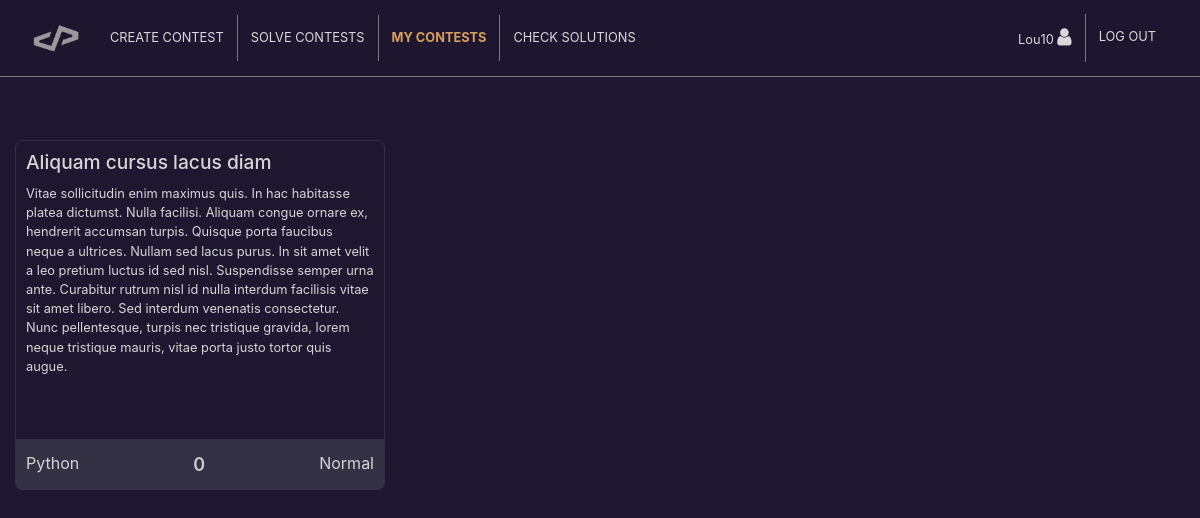
The app's page /my_contests.php (signed in), older data.
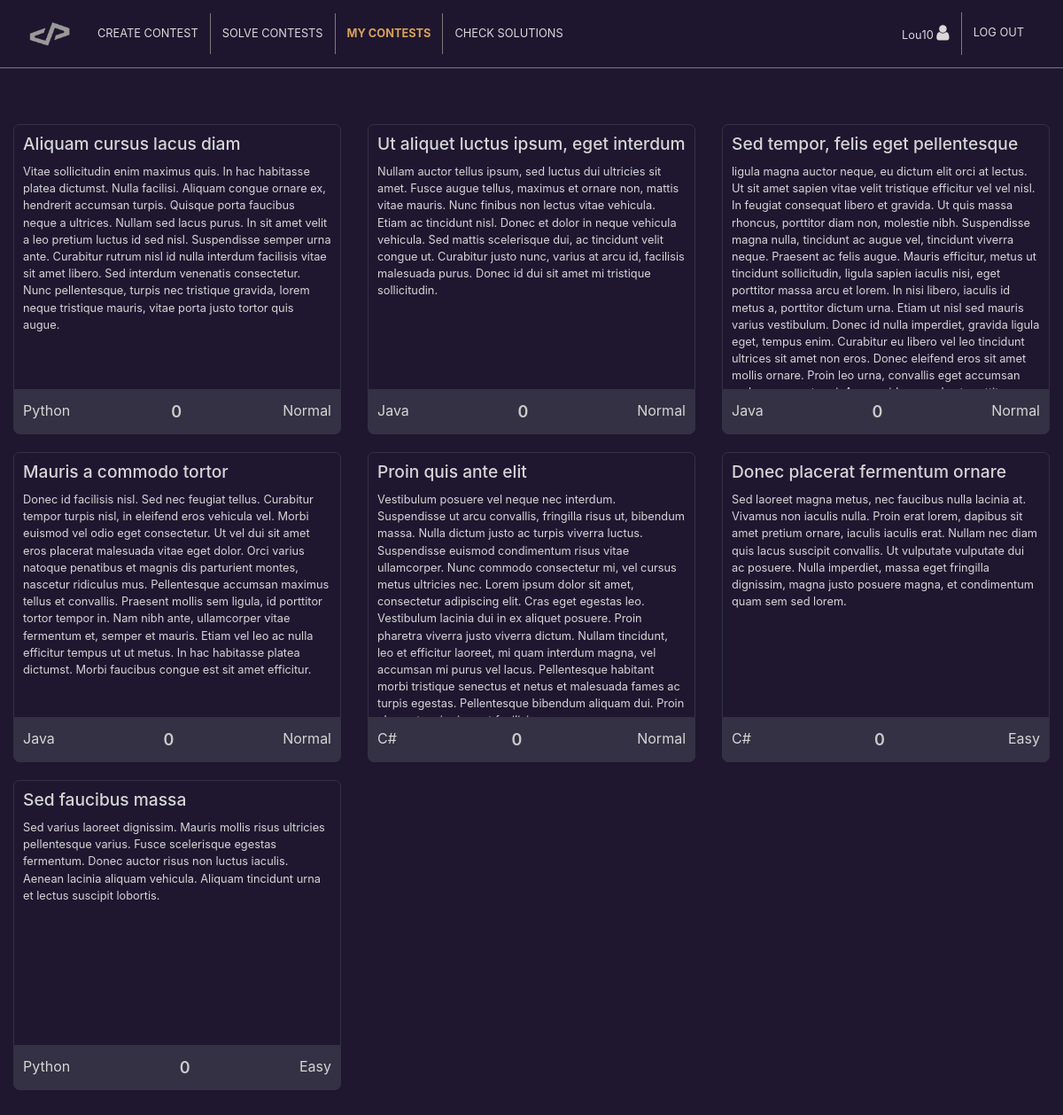
The same page, newer data.
### tables this page shows
CREATE TABLE IF NOT EXISTS `contests` (
  `id_contest` int(9) NOT NULL AUTO_INCREMENT,
  `title` varchar(40) NOT NULL,
  `description` varchar(1024) DEFAULT NULL,
  `language` varchar(15) NOT NULL,
  `difficulty` varchar(6) NOT NULL,
  `isclosed` tinyint(1) NOT NULL,
  `id_user` int(9) NOT NULL,
  PRIMARY KEY (`id_contest`),
  KEY `id_user` (`id_user`)
);

### assets/php/contests_p.php (the view, shortened to what this page needs)
<?php
require_once "db_config.php";
if (!showUserContests($connection, $_SESSION['id_user'])) {
	echo '<script language="javascript">';
	echo 'show_toast("Something wrong!")';
	echo '</script>';
}
function showUserContests($connection, $idUser)
{
	$sql = "SELECT contests.*, COUNT(solutions.id_contest) AS \"solutions\"
			FROM contests
			LEFT JOIN solutions ON contests.id_contest = solutions.id_contest
			WHERE contests.id_user = $idUser
			GROUP BY contests.id_contest";
	$result = mysqli_query($connection, $sql) or die(mysqli_error($connection));
	while ($record = mysqli_fetch_array($result, MYSQLI_ASSOC)) {
		echo "	<div class=\"col-sm-12 col-md-6 col-lg-6 col-xl-4\">
					<div class=\"small-description\">
						<h1>{$record['title']}</h1>
						<p>{$record['description']}</p>
					</div>
					<div class=\"d-flex justify-content-between small-description-details\">
						<p>{$record['language']}</p>
						<a data-toggle=\"tooltip\" data-bs-tooltip=\"\" href=\"solutions.php?c={$record['id_contest']}\" title=\"Number of Solutions\">{$record['solutions']}</a>
						<p>{$record['difficulty']}</p>
					</div>
				</div>";
	}
	return true;
}

### my_contests.php (shortened to what this page needs)
<!DOCTYPE html>
<html>
<head>
	<link rel="stylesheet" href="https://cdnjs.cloudflare.com/ajax/libs/twitter-bootstrap/4.4.1/css/bootstrap.min.css">
	<link rel="stylesheet" href="https://cdnjs.cloudflare.com/ajax/libs/font-awesome/4.7.0/css/font-awesome.min.css">
	<link rel="stylesheet" href="https://cdnjs.cloudflare.com/ajax/libs/material-design-icons/3.0.1/iconfont/material-icons.min.css">
	<link rel="stylesheet" href="assets/css/Login-Form-Dark.css">
	<link rel="stylesheet" href="assets/css/profile.css">
	<link rel="stylesheet" href="assets/css/styles.css">
</head>
<body>
	<nav class="navbar navbar-light navbar-expand-md fixed-top">
		<div class="container-fluid">
			<a class="navbar-brand" data-toggle="tooltip" data-bs-tooltip="" href="index.php" title="Home">
				<div></div>
			</a>
			<div class="collapse navbar-collapse" id="navcol-1">
				<ul class="nav navbar-nav flex-grow-1 justify-content-start">
					<li class="nav-item" role="presentation"><a class="nav-link" href="create_contest.php">CREATE CONTEST</a></li>
					<li class="nav-item" role="presentation"><a class="nav-link" href="solve_contests.php">SOLVE CONTESTS</a></li>
					<li class="nav-item" role="presentation"><a class="nav-link active">MY CONTESTS</a></li>
					<li class="nav-item no-right-border" role="presentation"><a class="nav-link" href="check_solutions.php">CHECK SOLUTIONS</a></li>
				</ul>
				<ul class="nav navbar-nav flex-grow-1 justify-content-end">
					<li class="nav-item" role="presentation">
						<a class="nav-link" data-toggle="tooltip" data-bs-tooltip="" href="user_profile.php" title="User Profile">
							<span id="user-name"><?php echo $_SESSION['username']; ?></span>
							<i class="fa fa-user user-profile"></i>
						</a>
					</li>
					<li class="nav-item no-right-border" role="presentation">
						<a class="nav-link" href="log_in.php?logout=1">LOG OUT</a>
					</li>
				</ul>
			</div>
		</div>
	</nav>
	<div class="container d-flex flex-column container-large" id="my-contests-list">
		<div class="row">
			<?php require 'assets/php/contests_p.php'; ?>
		</div>
	</div>
</body>
</html>

### assets/css/styles.css (style rules this page uses)
body { background-color: #1f1730; padding: 100px 0 30px 0; }
p { color: #d5d5d5; margin: 0; padding: 0; }
a { text-decoration: none; color: #cbcbcb; }
.container-large { margin-top: 20px; max-width: 1500px; }
.navbar-light .navbar-nav .nav-link { color: #d9d9d9; font-size: .8em; }
.navbar-light .navbar-nav .active>.nav-link, .navbar-light .navbar-nav .nav-link.active, .navbar-light .navbar-nav .nav-link.show, .navbar-light .navbar-nav .show>.nav-link { color: #d8a15a; font-weight: 700; }
.navbar-light .navbar-brand { color: #aeaeae; }
.navbar.navbar-light.navbar-expand-md { border-bottom: 1px solid #7a7a7a; }
.navbar.navbar-light.navbar-expand-md.fixed-top { background-color: rgba(31, 23, 48, 0.95); }
.nav-item { border-right: .5px solid #7a7a7a; padding: 5px; }
.nav-item.no-right-border { border: 0; }
.navbar-light .navbar-brand div { background: url("../../assets/img/logo-grey.png") no-repeat center center; background-size: contain; width: 50px; height: 50px; }
.fa.fa-user.user-profile { font-size: 20px; }
.small-description { color: #d5d5d5; width: 100%; padding: 10px; border: 1px solid #333143; border-radius: 7px 7px 0 0; font-size: .8em; height: 300px; overflow: auto; margin-top: 20px; }
.small-description h1 { font-size: 1.5em; margin-bottom: 10px; }
.small-description p { margin-bottom: 0px; }
.small-description-details { height: 50px; background-color: #333143; width: 100%; border: 1px solid #333143; border-radius: 0 0 7px 7px; padding: 10px; }
.small-description-details a { font-size: 18px; font-weight: 600; }

Row changes from the older to the newer data that the page shows:
added contests: title "Ut aliquet luctus ipsum, eget interdum", description "Nullam auctor tellus ipsum, sed luctus dui ultricies sit amet. Fusce augue tellus, maximus et ornare non, mattis vitae mauris. Nunc finibus non lectus vitae vehicula. Etiam ac tincidunt nisl. Donec et dolor in neque vehicula vehicula. Sed mattis scelerisque dui, ac tincidunt velit congue ut. Curabitur justo nunc, varius at arcu id, facilisis malesuada purus. Donec id dui sit amet mi tristique sollicitudin.", language "Java", solutions "0", difficulty "Normal"
added contests: title "Sed tempor, felis eget pellentesque", description "ligula magna auctor neque, eu dictum elit orci at lectus. Ut sit amet sapien vitae velit tristique efficitur vel vel nisl. In feugiat consequat libero et gravida. Ut quis massa rhoncus, porttitor diam non, molestie nibh. Suspendisse magna nulla, tincidunt ac augue vel, tincidunt viverra neque. Praesent ac felis augue. Mauris efficitur, metus ut tincidunt sollicitudin, ligula sapien iaculis nisi, eget porttitor massa arcu et lorem. In nisi libero, iaculis id metus a, porttitor dictum urna. Etiam ut nisl sed mauris varius vestibulum. Donec id nulla imperdiet, gravida ligula eget, tempus enim. Curabitur eu libero vel leo tincidunt ultrices sit amet non eros. Donec eleifend eros sit amet mollis…", language "Java", solutions "0", difficulty "Normal"
added contests: title "Mauris a commodo tortor", description "Donec id facilisis nisl. Sed nec feugiat tellus. Curabitur tempor turpis nisl, in eleifend eros vehicula vel. Morbi euismod vel odio eget consectetur. Ut vel dui sit amet eros placerat malesuada vitae eget dolor. Orci varius natoque penatibus et magnis dis parturient montes, nascetur ridiculus mus. Pellentesque accumsan maximus tellus et convallis. Praesent mollis sem ligula, id porttitor tortor tempor in. Nam nibh ante, ullamcorper vitae fermentum et, semper et mauris. Etiam vel leo ac nulla efficitur tempus ut ut metus. In hac habitasse platea dictumst. Morbi faucibus congue est sit amet efficitur.", language "Java", solutions "0", difficulty "Normal"
added contests: title "Proin quis ante elit", description "Vestibulum posuere vel neque nec interdum. Suspendisse ut arcu convallis, fringilla risus ut, bibendum massa. Nulla dictum justo ac turpis viverra luctus. Suspendisse euismod condimentum risus vitae ullamcorper. Nunc commodo consectetur mi, vel cursus metus ultricies nec. Lorem ipsum dolor sit amet, consectetur adipiscing elit. Cras eget egestas leo. Vestibulum lacinia dui in ex aliquet posuere. Proin pharetra viverra justo viverra dictum. Nullam tincidunt, leo et efficitur laoreet, mi quam interdum magna, vel accumsan mi purus vel lacus. Pellentesque habitant morbi tristique senectus et netus et malesuada fames ac turpis egestas. Pellentesque bibendum aliquam dui. Proin…", language "C#", solutions "0", difficulty "Normal"
added contests: title "Donec placerat fermentum ornare", description "Sed laoreet magna metus, nec faucibus nulla lacinia at. Vivamus non iaculis nulla. Proin erat lorem, dapibus sit amet pretium ornare, iaculis iaculis erat. Nullam nec diam quis lacus suscipit convallis. Ut vulputate vulputate dui ac posuere. Nulla imperdiet, massa eget fringilla dignissim, magna justo posuere magna, et condimentum quam sem sed lorem.", language "C#", solutions "0", difficulty "Easy"
added contests: title "Sed faucibus massa", description "Sed varius laoreet dignissim. Mauris mollis risus ultricies pellentesque varius. Fusce scelerisque egestas fermentum. Donec auctor risus non luctus iaculis. Aenean lacinia aliquam vehicula. Aliquam tincidunt urna et lectus suscipit lobortis.", language "Python", solutions "0", difficulty "Easy"
